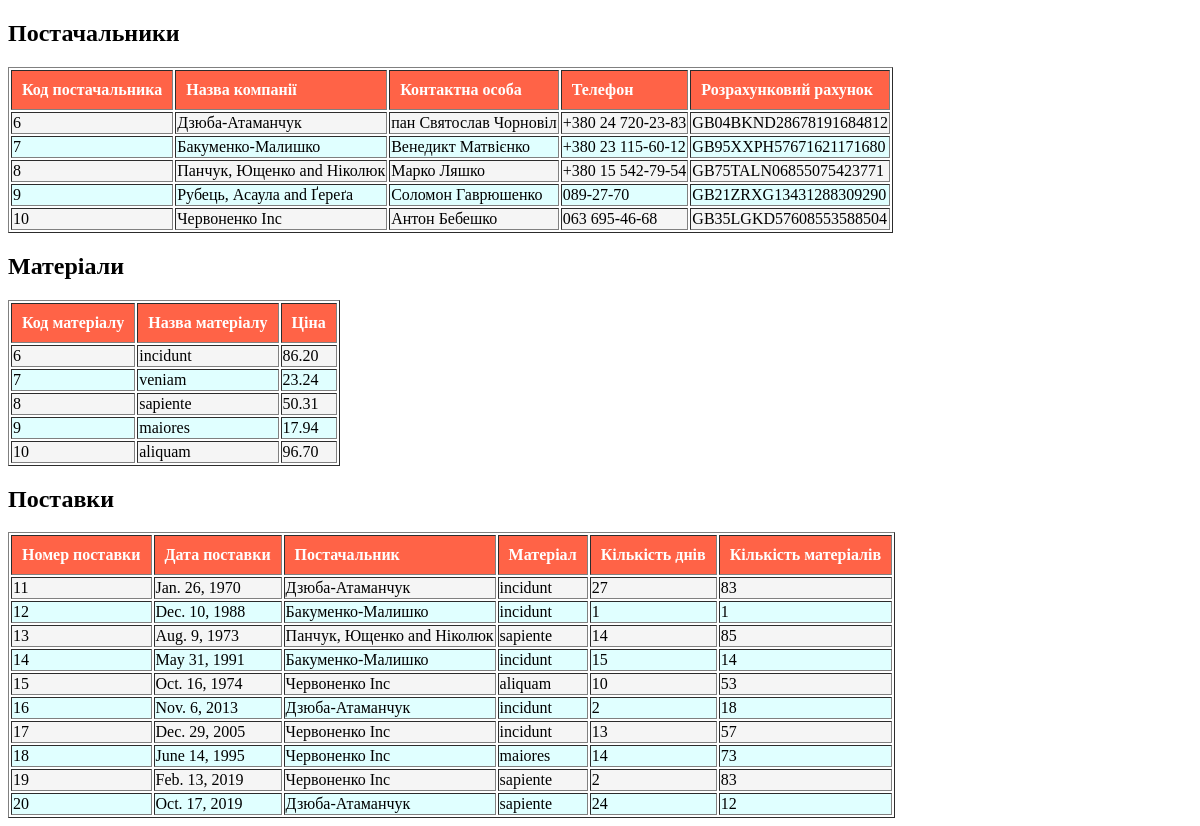
The page / on the database its author committed.
### myapp/models.py (models this page shows, shortened)
class Постачальники(models.Model):
    код_постачальника = models.AutoField(primary_key=True)
    назва_компанії_постачальника = models.CharField(max_length=255)
    контактна_особа = models.CharField(max_length=255)
    телефон = models.CharField(max_length=20)
    розрахунковий_рахунок = models.CharField(max_length=30)

class Матеріали(models.Model):
    код_матеріалу = models.AutoField(primary_key=True)
    назва_матеріалу = models.CharField(max_length=255)
    ціна = models.DecimalField(max_digits=10, decimal_places=2)

class Поставки(models.Model):
    номер_поставки = models.AutoField(primary_key=True)
    дата_поставки = models.DateField()
    код_постачальника = models.ForeignKey(Постачальники, on_delete=models.CASCADE)
    код_матеріалу = models.ForeignKey(Матеріали, on_delete=models.CASCADE)
    кількість_днів = models.PositiveIntegerField()
    кількість_матеріалів = models.PositiveIntegerField()

### myapp/views.py (the view)
# urls.py: path('', table_view, name='home'),
def table_view(request):
    if not Постачальники.objects.exists():
        generate_fake_data()
    постачальники = Постачальники.objects.all()
    матеріали = Матеріали.objects.all()
    поставки = Поставки.objects.all()
    return render(request, 'myapp/table.html', {'постачальники': постачальники, 'матеріали': матеріали, 'поставки': поставки})

### templates/myapp/table.html (shortened to what this page needs)
<!DOCTYPE html>
<html lang="en">
<head>
    {% load static %}
    <link rel="stylesheet" href="{% static 'myapp/css/style.css' %}">
</head>
<body>
    <h2>Постачальники</h2>
    <table border="1">
        <thead>
            <tr>
                <th>Код постачальника</th>
                <th>Назва компанії</th>
                <th>Контактна особа</th>
                <th>Телефон</th>
                <th>Розрахунковий рахунок</th>
            </tr>
        </thead>
        <tbody>
            {% for постачальник in постачальники %}
                <tr>
                    <td>{{ постачальник.код_постачальника }}</td>
                    <td>{{ постачальник.назва_компанії_постачальника }}</td>
                    <td>{{ постачальник.контактна_особа }}</td>
                    <td>{{ постачальник.телефон }}</td>
                    <td>{{ постачальник.розрахунковий_рахунок }}</td>
                </tr>
            {% endfor %}
        </tbody>
    </table>
    <h2>Матеріали</h2>
    <table border="1">
        <thead>
            <tr>
                <th>Код матеріалу</th>
                <th>Назва матеріалу</th>
                <th>Ціна</th>
            </tr>
        </thead>
        <tbody>
            {% for матеріал in матеріали %}
                <tr>
                    <td>{{ матеріал.код_матеріалу }}</td>
                    <td>{{ матеріал.назва_матеріалу }}</td>
                    <td>{{ матеріал.ціна }}</td>
                </tr>
            {% endfor %}
        </tbody>
    </table>
    <h2>Поставки</h2>
    <table border="1">
        <thead>
            <tr>
                <th>Номер поставки</th>
                <th>Дата поставки</th>
                <th>Постачальник</th>
                <th>Матеріал</th>
                <th>Кількість днів</th>
                <th>Кількість матеріалів</th>
            </tr>
        </thead>
        <tbody>
            {% for поставка in поставки %}
                <tr>
                    <td>{{ поставка.номер_поставки }}</td>
                    <td>{{ поставка.дата_поставки }}</td>
                    <td>{{ поставка.код_постачальника.назва_компанії_постачальника }}</td>
                    <td>{{ поставка.код_матеріалу.назва_матеріалу }}</td>
                    <td>{{ поставка.кількість_днів }}</td>
                    <td>{{ поставка.кількість_матеріалів }}</td>
                </tr>
            {% endfor %}
        </tbody>
    </table>
</body>
</html>

### static/myapp/css/style.css (style rules this page uses)
table th { background-color: #FF6347; color: white; padding: 10px; text-align: left; }
table tbody tr:nth-child(odd) { background-color: #F5F5F5; }
table tbody tr:nth-child(even) { background-color: #E0FFFF; }

### rows shown on the page
Постачальники: код_постачальника "6", назва_компанії_постачальника "Дзюба-Атаманчук", контактна_особа "пан Святослав Чорновіл", телефон "+380 24 720-23-83", розрахунковий_рахунок "GB04BKND28678191684812"
Постачальники: код_постачальника "7", назва_компанії_постачальника "Бакуменко-Малишко", контактна_особа "Венедикт Матвієнко", телефон "+380 23 115-60-12", розрахунковий_рахунок "GB95XXPH57671621171680"
Постачальники: код_постачальника "8", назва_компанії_постачальника "Панчук, Ющенко and Ніколюк", контактна_особа "Марко Ляшко", телефон "+380 15 542-79-54", розрахунковий_рахунок "GB75TALN06855075423771"
Постачальники: код_постачальника "9", назва_компанії_постачальника "Рубець, Асаула and Ґереґа", контактна_особа "Соломон Гаврюшенко", телефон "089-27-70", розрахунковий_рахунок "GB21ZRXG13431288309290"
Постачальники: код_постачальника "10", назва_компанії_постачальника "Червоненко Inc", контактна_особа "Антон Бебешко", телефон "063 695-46-68", розрахунковий_рахунок "GB35LGKD57608553588504"
Матеріали: код_матеріалу "6", назва_матеріалу "incidunt", ціна "86.20"
Матеріали: код_матеріалу "7", назва_матеріалу "veniam", ціна "23.24"
Матеріали: код_матеріалу "8", назва_матеріалу "sapiente", ціна "50.31"
Матеріали: код_матеріалу "9", назва_матеріалу "maiores", ціна "17.94"
Матеріали: код_матеріалу "10", назва_матеріалу "aliquam", ціна "96.70"
Поставки: номер_поставки "11", дата_поставки "Jan. 26, 1970", код_постачальника.назва_компанії_постачальника "Дзюба-Атаманчук", код_матеріалу.назва_матеріалу "incidunt", кількість_днів "27", кількість_матеріалів "83"
Поставки: номер_поставки "12", дата_поставки "Dec. 10, 1988", код_постачальника.назва_компанії_постачальника "Бакуменко-Малишко", код_матеріалу.назва_матеріалу "incidunt", кількість_днів "1", кількість_матеріалів "1"
Поставки: номер_поставки "13", дата_поставки "Aug. 9, 1973", код_постачальника.назва_компанії_постачальника "Панчук, Ющенко and Ніколюк", код_матеріалу.назва_матеріалу "sapiente", кількість_днів "14", кількість_матеріалів "85"
Поставки: номер_поставки "14", дата_поставки "May 31, 1991", код_постачальника.назва_компанії_постачальника "Бакуменко-Малишко", код_матеріалу.назва_матеріалу "incidunt", кількість_днів "15", кількість_матеріалів "14"
Поставки: номер_поставки "15", дата_поставки "Oct. 16, 1974", код_постачальника.назва_компанії_постачальника "Червоненко Inc", код_матеріалу.назва_матеріалу "aliquam", кількість_днів "10", кількість_матеріалів "53"
Поставки: номер_поставки "16", дата_поставки "Nov. 6, 2013", код_постачальника.назва_компанії_постачальника "Дзюба-Атаманчук", код_матеріалу.назва_матеріалу "incidunt", кількість_днів "2", кількість_матеріалів "18"
Поставки: номер_поставки "17", дата_поставки "Dec. 29, 2005", код_постачальника.назва_компанії_постачальника "Червоненко Inc", код_матеріалу.назва_матеріалу "incidunt", кількість_днів "13", кількість_матеріалів "57"
Поставки: номер_поставки "18", дата_поставки "June 14, 1995", код_постачальника.назва_компанії_постачальника "Червоненко Inc", код_матеріалу.назва_матеріалу "maiores", кількість_днів "14", кількість_матеріалів "73"
Поставки: номер_поставки "19", дата_поставки "Feb. 13, 2019", код_постачальника.назва_компанії_постачальника "Червоненко Inc", код_матеріалу.назва_матеріалу "sapiente", кількість_днів "2", кількість_матеріалів "83"
Поставки: номер_поставки "20", дата_поставки "Oct. 17, 2019", код_постачальника.назва_компанії_постачальника "Дзюба-Атаманчук", код_матеріалу.назва_матеріалу "sapiente", кількість_днів "24", кількість_матеріалів "12"
